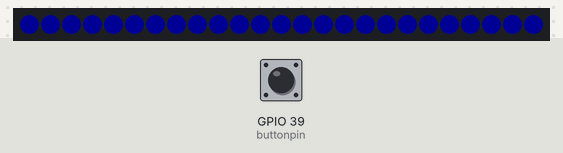
This sketch was run on a simulated ESP32. On the bench: 25 RGB LEDs in strip order, left to right. Inputs (shaded band) come from the test bench; at power-on: GPIO 39 (buttonpin) HIGH. Dim RGB values are drawn brighter than linear.

Above: at 0.1 s.
1.8 s: GPIO 39 (buttonpin) pulled LOW for 0.15 s
At 2.3 s:
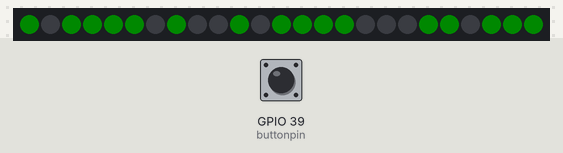
At 18.1 s:
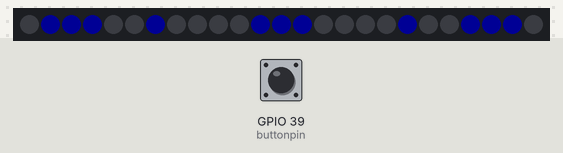
Timing chart, 0 to 18.8 s (numbered marks = the images above; inputs shaded):
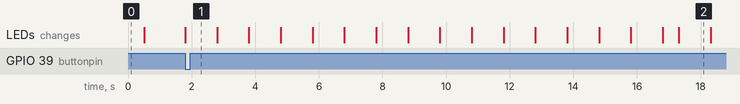

The sketch:

rowing-counter.ino
```cpp
#include <FastLED.h>

const bool _ = false;
const bool X = true;
const int buttonpin = 39;
const int ledpin = 27;
const int numleds = 25;

// Rowing settings
const unsigned int minutes = 15;
const unsigned int seconds = minutes * 60;
const unsigned int rowtime = 20;
const unsigned int rowsets = seconds / rowtime;

CRGB leds[numleds];

const bool digits[] = {
  X,X,X,  _,X,_,  X,X,X,  X,X,X,  X,_,X,  X,X,X,  _,X,X,  X,X,X,  X,X,X,  X,X,X,
  X,_,X,  _,X,_,  _,_,X,  _,_,X,  X,_,X,  X,_,_,  X,_,_,  _,_,X,  X,_,X,  X,_,X,
  X,_,X,  _,X,_,  X,X,X,  X,X,X,  X,X,X,  X,X,X,  X,X,X,  _,X,_,  X,X,X,  X,X,X,
  X,_,X,  _,X,_,  X,_,_,  _,_,X,  _,_,X,  _,_,X,  X,_,X,  _,X,_,  X,_,X,  _,_,X,
  X,X,X,  _,X,_,  X,X,X,  X,X,X,  _,_,X,  X,X,X,  X,X,X,  _,X,_,  X,X,X,  X,X,_
};

const bool letters[] = {
  X,X,X,X,X,
  X,_,_,_,_,
  X,X,X,X,X,
  X,_,_,_,_,
  X,_,_,_,_,
};

void setup() {
    pinMode(buttonpin, INPUT);
    FastLED.addLeds < WS2812B, ledpin, GRB > (leds, numleds);
    FastLED.setBrightness(20);


    FastLED.showColor(CRGB::Blue);
    delay(500);
    FastLED.showColor(CRGB::Black);
}

void shownumber(unsigned int number, CRGB color) {
	int first  = number / 10;
	int second = number % 10;

	for (int i = 0; i < numleds; i++) {
		leds[i] = CRGB::Black;
	}

	for (int y = 0; y < 5; y++) {
		if (first) {
			leds[y*5] = color;  // digit 1 or nothing
		}

		for (int x = 0; x < 3; x++) {
			if (digits[y*30 + second*3 + x]) {
				leds[y*5 + first + 1 + x] = color;
			}
		}
	}
	FastLED.show();
}

void countdown(unsigned int seconds, CRGB color) {
	for (unsigned int n = seconds; n > 0; n--) {
		shownumber(n, color);
		delay(1000);
	}
}

void finished() {
	for (unsigned int i = 0; i < numleds; i++) {
		leds[i] = CRGB::Black;
	}

	for (unsigned int i = 0; i < numleds; i++) {
		if (letters[i]) {
			leds[i] = CRGB::Green;
		}
	}

	FastLED.show();
}

void loop() {
	if (digitalRead(buttonpin) == LOW) {
		// Start
		countdown(15, CRGB::Green);
		for (unsigned int sets = rowsets; sets > 0; sets--) {
			// Show current sets
			if (sets > 19) {
				 unsigned int lower = sets % 10;
				 unsigned int higher = sets / 10;
				shownumber(higher, CRGB::Cyan);
				delay(500);
				shownumber(lower, CRGB::Blue);
			} else {
				shownumber(sets, CRGB::Cyan);
			}
			delay(1000);
			// Row
			countdown(20, CRGB::Red);
			// Cooldown
			countdown(10, CRGB::DarkBlue);
		}
		// Finish
		finished();
	}
}
```

Measured:
- after the input at 1.8 s, the LEDs: change at once (image 1)
- what the display in image 2 shows lasts 1.0 s, from 17.3 s to 18.3 s
